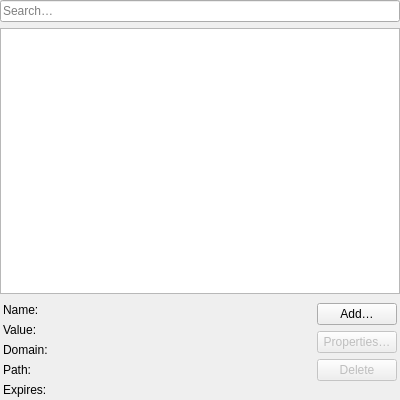
<?xml version="1.0" encoding="UTF-8"?>
<ui version="4.0">
 <class>Otter::CookiesContentsWidget</class>
 <widget class="QWidget" name="Otter::CookiesContentsWidget">
  <property name="geometry">
   <rect>
    <x>0</x>
    <y>0</y>
    <width>400</width>
    <height>400</height>
   </rect>
  </property>
  <layout class="QVBoxLayout" name="verticalLayout" stretch="0,1,0">
   <property name="leftMargin">
    <number>0</number>
   </property>
   <property name="topMargin">
    <number>0</number>
   </property>
   <property name="rightMargin">
    <number>0</number>
   </property>
   <property name="bottomMargin">
    <number>0</number>
   </property>
   <item>
    <widget class="QLineEdit" name="filterLineEdit">
     <property name="placeholderText">
      <string>Search…</string>
     </property>
     <property name="clearButtonEnabled">
      <bool>true</bool>
     </property>
    </widget>
   </item>
   <item>
    <widget class="Otter::ItemViewWidget" name="cookiesViewWidget">
     <property name="contextMenuPolicy">
      <enum>Qt::CustomContextMenu</enum>
     </property>
     <property name="editTriggers">
      <set>QAbstractItemView::NoEditTriggers</set>
     </property>
     <property name="selectionMode">
      <enum>QAbstractItemView::ExtendedSelection</enum>
     </property>
     <attribute name="headerVisible">
      <bool>false</bool>
     </attribute>
     <attribute name="headerDefaultSectionSize">
      <number>250</number>
     </attribute>
    </widget>
   </item>
   <item>
    <widget class="QWidget" name="detailsWidget" native="true">
     <layout class="QHBoxLayout" name="detailsLayout">
      <property name="leftMargin">
       <number>3</number>
      </property>
      <property name="topMargin">
       <number>3</number>
      </property>
      <property name="rightMargin">
       <number>3</number>
      </property>
      <property name="bottomMargin">
       <number>3</number>
      </property>
      <item>
       <widget class="QWidget" name="formWidget" native="true">
        <property name="sizePolicy">
         <sizepolicy hsizetype="Expanding" vsizetype="Preferred">
          <horstretch>0</horstretch>
          <verstretch>0</verstretch>
         </sizepolicy>
        </property>
        <layout class="QVBoxLayout" name="verticalLayout_2">
         <property name="leftMargin">
          <number>0</number>
         </property>
         <property name="topMargin">
          <number>0</number>
         </property>
         <property name="rightMargin">
          <number>0</number>
         </property>
         <property name="bottomMargin">
          <number>0</number>
         </property>
         <item>
          <layout class="QFormLayout" name="formLayout">
           <property name="fieldGrowthPolicy">
            <enum>QFormLayout::AllNonFixedFieldsGrow</enum>
           </property>
           <item row="1" column="0">
            <widget class="QLabel" name="nameLabel">
             <property name="text">
              <string>Name:</string>
             </property>
             <property name="textInteractionFlags">
              <set>Qt::NoTextInteraction</set>
             </property>
            </widget>
           </item>
           <item row="2" column="0">
            <widget class="QLabel" name="valueLabel">
             <property name="text">
              <string>Value:</string>
             </property>
            </widget>
           </item>
           <item row="5" column="0">
            <widget class="QLabel" name="expiresLabel">
             <property name="text">
              <string>Expires:</string>
             </property>
             <property name="textInteractionFlags">
              <set>Qt::NoTextInteraction</set>
             </property>
            </widget>
           </item>
           <item row="3" column="0">
            <widget class="QLabel" name="domainLabel">
             <property name="text">
              <string>Domain:</string>
             </property>
             <property name="textInteractionFlags">
              <set>Qt::NoTextInteraction</set>
             </property>
            </widget>
           </item>
           <item row="2" column="1">
            <widget class="Otter::TextLabelWidget" name="valueLabelWidget" native="true"/>
           </item>
           <item row="3" column="1">
            <widget class="Otter::TextLabelWidget" name="domainLabelWidget" native="true"/>
           </item>
           <item row="5" column="1">
            <widget class="Otter::TextLabelWidget" name="expiresLabelWidget" native="true"/>
           </item>
           <item row="1" column="1">
            <widget class="Otter::TextLabelWidget" name="nameLabelWidget" native="true"/>
           </item>
           <item row="4" column="1">
            <widget class="Otter::TextLabelWidget" name="pathLabelWidget" native="true"/>
           </item>
           <item row="4" column="0">
            <widget class="QLabel" name="pathLabel">
             <property name="text">
              <string>Path:</string>
             </property>
            </widget>
           </item>
          </layout>
         </item>
        </layout>
       </widget>
      </item>
      <item>
       <layout class="QVBoxLayout" name="actionsLayout">
        <item>
         <widget class="QPushButton" name="addButton">
          <property name="text">
           <string>Add…</string>
          </property>
         </widget>
        </item>
        <item>
         <widget class="QPushButton" name="propertiesButton">
          <property name="enabled">
           <bool>false</bool>
          </property>
          <property name="text">
           <string>Properties…</string>
          </property>
         </widget>
        </item>
        <item>
         <widget class="QPushButton" name="deleteButton">
          <property name="enabled">
           <bool>false</bool>
          </property>
          <property name="text">
           <string>Delete</string>
          </property>
         </widget>
        </item>
        <item>
         <spacer name="verticalSpacer">
          <property name="orientation">
           <enum>Qt::Vertical</enum>
          </property>
          <property name="sizeHint" stdset="0">
           <size>
            <width>0</width>
            <height>0</height>
           </size>
          </property>
         </spacer>
        </item>
       </layout>
      </item>
     </layout>
    </widget>
   </item>
  </layout>
 </widget>
 <customwidgets>
  <customwidget>
   <class>Otter::ItemViewWidget</class>
   <extends>QTreeView</extends>
   <header>src/ui/ItemViewWidget.h</header>
  </customwidget>
  <customwidget>
   <class>Otter::TextLabelWidget</class>
   <extends>QWidget</extends>
   <header>src/ui/TextLabelWidget.h</header>
   <container>1</container>
  </customwidget>
 </customwidgets>
 <tabstops>
  <tabstop>filterLineEdit</tabstop>
  <tabstop>cookiesViewWidget</tabstop>
  <tabstop>deleteButton</tabstop>
 </tabstops>
 <resources/>
 <connections/>
</ui>
